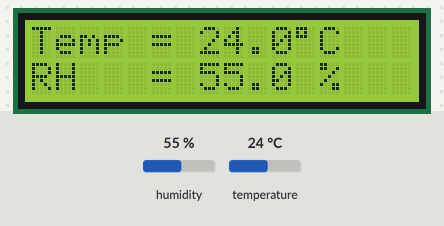
Bench run of a sketch on a simulated Arduino Uno, built with avr-gcc and run on an emulated ATmega328P. On the bench: 16×2 character LCD. The test bench sets the inputs (shaded band); at power-on: humidity 55 %, temperature 24 °C.

Above: at 1.2 s.
1.3 s: humidity set to 22 %
At 2.8 s:
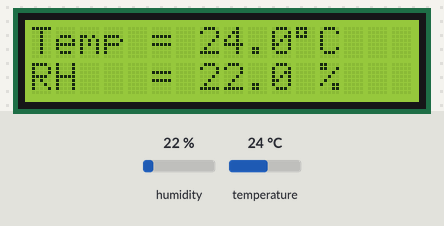
4.1 s: temperature set to 12 °C
At 4.7 s:
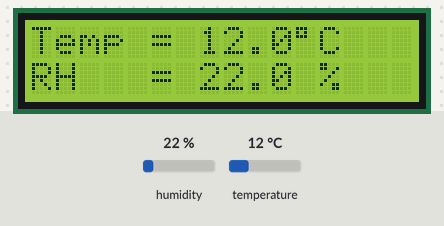
6.9 s: humidity set to 40 %
At 9.7 s:
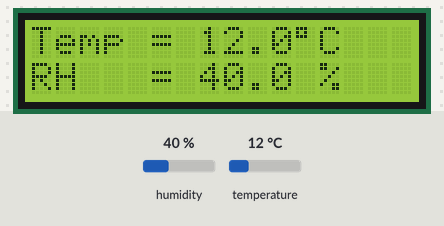
10.1 s: temperature set to 19 °C
At 11.6 s:
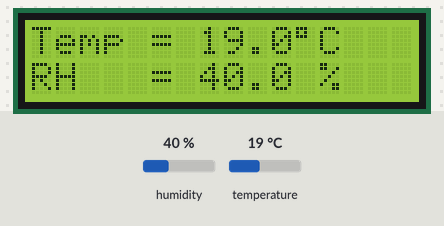
Timing chart, 0 to 13.1 s (numbered marks = the images above; inputs shaded):
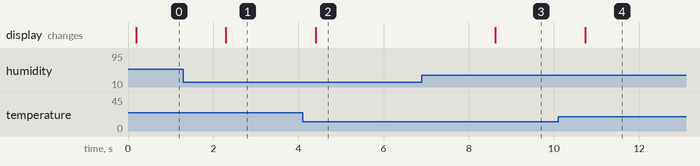

Measured:
- after the input at 1.3 s, the display: changes after 1.0 s (image 1)
- after the input at 4.1 s, the display: changes after 0.31 s (image 2)
- after the input at 6.9 s, the display: changes after 1.7 s (image 3)
- after the input at 10.1 s, the display: changes after 0.63 s (image 4)

The sketch:

DHT11.ino
```cpp
// Interfacing Arduino with DHT11 humidity and temperature sensor

// include LCD library code
#include <LiquidCrystal.h>
// include DHT library code
#include "DHT.h"

#define DHTPIN 8            // DHT11 data pin is connected to Arduino pin 8

// LCD module connections (RS, E, D4, D5, D6, D7)
LiquidCrystal lcd(7, 6, 5, 4, 3, 2);

#define DHTTYPE DHT11       // DHT11 sensor is used
DHT dht(DHTPIN, DHTTYPE);   // Initialize DHT library

char temperature[] = "Temp = 00.0 C  ";
char humidity[]    = "RH   = 00.0 %  ";
void setup() {
  // set up the LCD's number of columns and rows
  lcd.begin(16, 2);
  dht.begin();
}

void loop() {
  delay(100);           // wait 1s between readings
  // Read humidity
  byte RH = dht.readHumidity();
  //Read temperature in degree Celsius
  byte Temp = dht.readTemperature();

  // Check if any reads failed and exit early (to try again)
  if (isnan(RH) || isnan(Temp)) {
    lcd.clear();
    lcd.setCursor(5, 0);
    lcd.print("Error");
    return;
  }

  temperature[7]     = Temp / 10 + 48;
  temperature[8]     = Temp % 10 + 48;
  temperature[11]    = 223;
  humidity[7]        = RH / 10 + 48;
  humidity[8]        = RH % 10 + 48;
  lcd.setCursor(0, 0);
  lcd.print(temperature);
  lcd.setCursor(0, 1);
  lcd.print(humidity);
}
```
